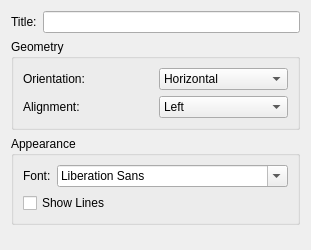
<ui version="4.0" >
 <class>Form</class>
 <widget class="QWidget" name="Form" >
  <property name="geometry" >
   <rect>
    <x>0</x>
    <y>0</y>
    <width>294</width>
    <height>250</height>
   </rect>
  </property>
  <property name="windowTitle" >
   <string>Form</string>
  </property>
  <layout class="QGridLayout" >
   <item row="3" column="0" >
    <spacer>
     <property name="orientation" >
      <enum>Qt::Vertical</enum>
     </property>
     <property name="sizeHint" >
      <size>
       <width>20</width>
       <height>40</height>
      </size>
     </property>
    </spacer>
   </item>
   <item row="2" column="0" >
    <widget class="QGroupBox" name="groupBox_2" >
     <property name="title" >
      <string>Appearance</string>
     </property>
     <layout class="QGridLayout" >
      <item row="0" column="1" >
       <widget class="QFontComboBox" name="fontComboBox" />
      </item>
      <item row="0" column="0" >
       <widget class="QLabel" name="label" >
        <property name="text" >
         <string>Font:</string>
        </property>
       </widget>
      </item>
      <item row="1" column="0" colspan="2" >
       <widget class="QCheckBox" name="checkBox" >
        <property name="text" >
         <string>Show Lines</string>
        </property>
       </widget>
      </item>
     </layout>
    </widget>
   </item>
   <item row="0" column="0" >
    <layout class="QHBoxLayout" >
     <item>
      <widget class="QLabel" name="label_4" >
       <property name="text" >
        <string>Title:</string>
       </property>
      </widget>
     </item>
     <item>
      <widget class="QLineEdit" name="lineEdit" />
     </item>
    </layout>
   </item>
   <item row="1" column="0" >
    <widget class="QGroupBox" name="groupBox" >
     <property name="title" >
      <string>Geometry</string>
     </property>
     <layout class="QGridLayout" >
      <item row="0" column="0" >
       <widget class="QLabel" name="label_3" >
        <property name="text" >
         <string>Orientation:</string>
        </property>
       </widget>
      </item>
      <item row="0" column="1" >
       <widget class="QComboBox" name="comboBox_2" >
        <item>
         <property name="text" >
          <string>Horizontal</string>
         </property>
        </item>
        <item>
         <property name="text" >
          <string>Vertical</string>
         </property>
        </item>
       </widget>
      </item>
      <item row="1" column="0" >
       <widget class="QLabel" name="label_2" >
        <property name="text" >
         <string>Alignment:</string>
        </property>
       </widget>
      </item>
      <item row="1" column="1" >
       <widget class="QComboBox" name="comboBox" >
        <item>
         <property name="text" >
          <string>Left</string>
         </property>
        </item>
        <item>
         <property name="text" >
          <string>Right</string>
         </property>
        </item>
       </widget>
      </item>
     </layout>
    </widget>
   </item>
  </layout>
 </widget>
 <resources/>
 <connections/>
</ui>
